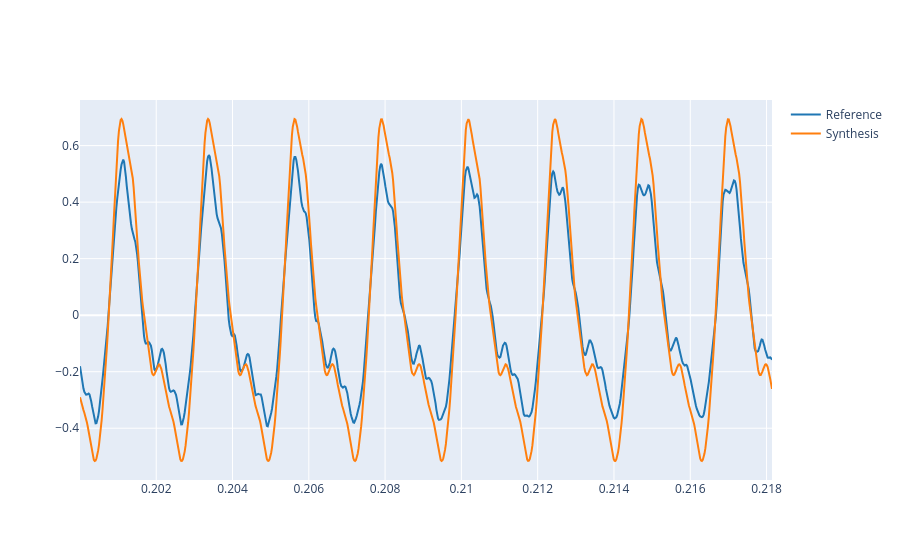

Write notebook code for a chart like this one.
### Code cell
t = np.arange(0, len(ref)/fs, 1.0/fs)
y = np.zeros_like(t)

for k in range(1, N_harmonics + 1):
    y += amps[k - 1] * np.cos(2 * np.pi * k * f0 * t + phases[k - 1])

# Normalize to match reference amplitude 
y = np.amax(ref) * y / np.amax(y)

# Compare reference vs synthesized 
t_start = 0.2
t_end = t_start + 8 * (1 / f0)
plot_signals([ref, y], fs, t_start=t_start, t_end=t_end, name=['Reference', 'Synthesis'])

### Figure 1 — Plotly figure (JSON) as saved in the notebook; plotly's stock layout.template omitted (floating-point values rounded to 4 significant figures; data arrays with more than 128 entries replaced by an {"elided": "..."} marker saying what was removed)
{"data": [{"line": {"color": "#1f77b4", "shape": "linear"}, "mode": "lines", "name": "Reference", "type": "scatter", "x": {"elided": "801 float values"}, "y": {"elided": "801 float values"}}, {"line": {"color": "#ff7f0e", "shape": "linear"}, "mode": "lines", "name": "Synthesis", "type": "scatter", "x": {"elided": "801 float values"}, "y": {"elided": "801 float values"}}], "layout": {}}
